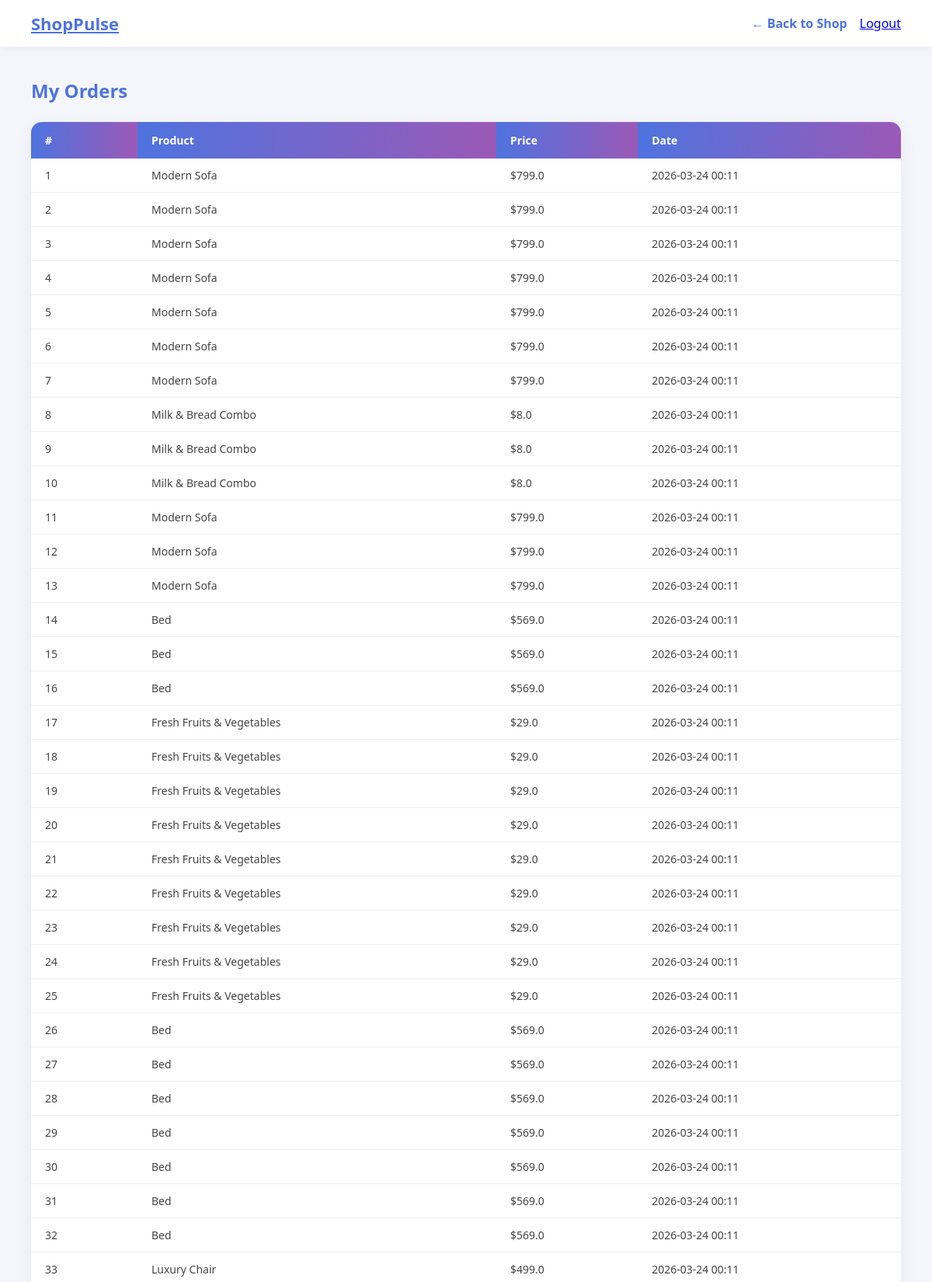
/orders (signed in, upper part), run on the app's committed database.
### tables this page shows
CREATE TABLE orders (
        id INTEGER PRIMARY KEY AUTOINCREMENT,
        user_email TEXT,
        product TEXT,
        price REAL,
        date TEXT
    );

### app.py (the view)
@app.route("/orders")
def my_orders():
    if "user" not in session:
        return redirect("/")
    conn = sqlite3.connect("database.db")
    c = conn.cursor()
    c.execute("SELECT product, price, date FROM orders WHERE user_email=? ORDER BY date DESC",
              (session["user"],))
    rows = c.fetchall()
    conn.close()
    orders = [{"product": r[0], "price": r[1], "date": r[2]} for r in rows]
    return render_template("orders.html", orders=orders)

### templates/orders.html (shortened to what this page needs)
<!DOCTYPE html>
<html lang="en">
<head>
    <link rel="stylesheet" href="{{ url_for('static', filename='style.css') }}">
</head>
<body>
<div class="navbar">
    <a href="{{ url_for('shop') }}" class="logo">ShopPulse</a>
    <div class="navbar-right">
        <a href="/shop" class="nav-link-back">← Back to Shop</a>
        <a href="/logout">Logout</a>
    </div>
</div>
<div class="container">
    <h2 class="page-title">My Orders</h2>
    {% if orders %}
    <table class="orders-table">
        <thead>
            <tr>
                <th>#</th>
                <th>Product</th>
                <th>Price</th>
                <th>Date</th>
            </tr>
        </thead>
        <tbody>
        {% for o in orders %}
            <tr>
                <td>{{ loop.index }}</td>
                <td>{{ o.product }}</td>
                <td>${{ o.price }}</td>
                <td>{{ o.date[:16] }}</td>
            </tr>
        {% endfor %}
        </tbody>
    </table>
    {% else %}
    <div class="empty">
        <h2>No orders yet</h2>
        <p>Head to the shop and buy something!</p>
        <a href="/shop" class="buy-btn btn-block-top">Go Shopping</a>
    </div>
    {% endif %}
</div>
</body>
</html>

### static/style.css (style rules this page uses)
* { margin: 0; padding: 0; box-sizing: border-box; }
body { font-family: 'Segoe UI', sans-serif; background: #f4f6fb; color: #333; }
.navbar { background: white; padding: 15px 40px; display: flex; align-items: center; justify-content: space-between; box-shadow: 0 2px 10px rgba(0,0,0,0.05); }
.logo { font-size: 22px; font-weight: bold; color: #4e73df; }
.container { padding: 40px; }
.navbar-right { display: flex; align-items: center; gap: 16px; }
.orders-table { width: 100%; border-collapse: collapse; background: white; border-radius: 14px; overflow: hidden; box-shadow: 0 8px 24px rgba(0,0,0,0.06); }
.orders-table th { background: linear-gradient(90deg, #4e73df, #9b59b6); color: white; padding: 14px 18px; text-align: left; font-size: 14px; }
.orders-table td { padding: 12px 18px; border-bottom: 1px solid #f0f0f0; font-size: 14px; color: #444; }
.nav-link-back { color: #4e73df; font-weight: 600; text-decoration: none; }
.page-title { margin-bottom: 24px; color: #4e73df; }

### data on the page
orders: product "Modern Sofa", price "799.0", date "2026-03-24 00:11"
orders: product "Modern Sofa", price "799.0", date "2026-03-24 00:11"
orders: product "Modern Sofa", price "799.0", date "2026-03-24 00:11"
orders: product "Modern Sofa", price "799.0", date "2026-03-24 00:11"
orders: product "Modern Sofa", price "799.0", date "2026-03-24 00:11"
orders: product "Modern Sofa", price "799.0", date "2026-03-24 00:11"
orders: product "Modern Sofa", price "799.0", date "2026-03-24 00:11"
orders: product "Milk & Bread Combo", price "8.0", date "2026-03-24 00:11"
orders: product "Milk & Bread Combo", price "8.0", date "2026-03-24 00:11"
orders: product "Milk & Bread Combo", price "8.0", date "2026-03-24 00:11"
orders: product "Modern Sofa", price "799.0", date "2026-03-24 00:11"
orders: product "Modern Sofa", price "799.0", date "2026-03-24 00:11"
orders: product "Modern Sofa", price "799.0", date "2026-03-24 00:11"
orders: product "Bed", price "569.0", date "2026-03-24 00:11"
orders: product "Bed", price "569.0", date "2026-03-24 00:11"
orders: product "Bed", price "569.0", date "2026-03-24 00:11"
orders: product "Fresh Fruits & Vegetables", price "29.0", date "2026-03-24 00:11"
orders: product "Fresh Fruits & Vegetables", price "29.0", date "2026-03-24 00:11"
orders: product "Fresh Fruits & Vegetables", price "29.0", date "2026-03-24 00:11"
orders: product "Fresh Fruits & Vegetables", price "29.0", date "2026-03-24 00:11"
orders: product "Fresh Fruits & Vegetables", price "29.0", date "2026-03-24 00:11"
orders: product "Fresh Fruits & Vegetables", price "29.0", date "2026-03-24 00:11"
orders: product "Fresh Fruits & Vegetables", price "29.0", date "2026-03-24 00:11"
orders: product "Fresh Fruits & Vegetables", price "29.0", date "2026-03-24 00:11"
orders: product "Fresh Fruits & Vegetables", price "29.0", date "2026-03-24 00:11"
orders: product "Bed", price "569.0", date "2026-03-24 00:11"
orders: product "Bed", price "569.0", date "2026-03-24 00:11"
orders: product "Bed", price "569.0", date "2026-03-24 00:11"
orders: product "Bed", price "569.0", date "2026-03-24 00:11"
orders: product "Bed", price "569.0", date "2026-03-24 00:11"
orders: product "Bed", price "569.0", date "2026-03-24 00:11"
orders: product "Bed", price "569.0", date "2026-03-24 00:11"
orders: product "Luxury Chair", price "499.0", date "2026-03-24 00:11"
